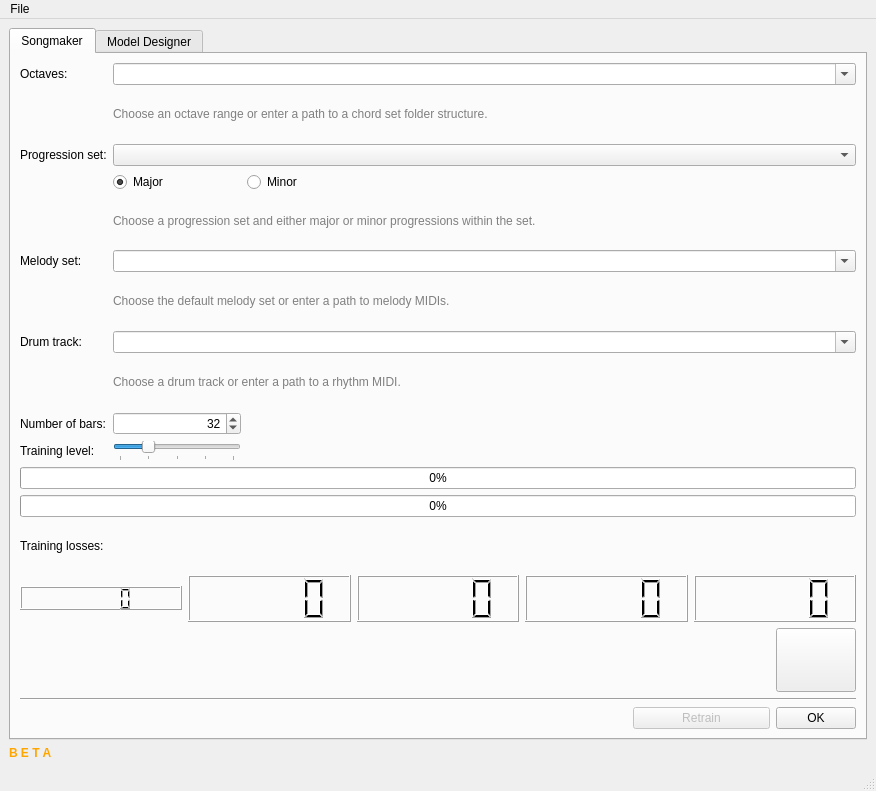
<?xml version="1.0" encoding="UTF-8"?>
<ui version="4.0">
 <class>SongMakerDialog</class>
 <widget class="QMainWindow" name="SongMakerDialog">
  <property name="geometry">
   <rect>
    <x>0</x>
    <y>0</y>
    <width>876</width>
    <height>791</height>
   </rect>
  </property>
  <property name="windowTitle">
   <string>AI Songmaker</string>
  </property>
  <widget class="QWidget" name="centralwidget">
   <layout class="QGridLayout" name="gridLayout_3" rowstretch="0,0">
    <item row="1" column="0">
     <widget class="QLabel" name="label_11">
      <property name="text">
       <string>&lt;font color=&quot;orange&quot;&gt;&lt;b&gt;B E T A&lt;/b&gt;&lt;/font&gt;</string>
      </property>
     </widget>
    </item>
    <item row="0" column="0">
     <widget class="QTabWidget" name="tabWidget">
      <property name="currentIndex">
       <number>0</number>
      </property>
      <widget class="QWidget" name="tab">
       <attribute name="title">
        <string>Songmaker</string>
       </attribute>
       <layout class="QGridLayout" name="gridLayout">
        <item row="0" column="0">
         <widget class="QLabel" name="label">
          <property name="text">
           <string>Octaves:</string>
          </property>
         </widget>
        </item>
        <item row="0" column="1" colspan="9">
         <widget class="QComboBox" name="octavesComboBox">
          <property name="editable">
           <bool>true</bool>
          </property>
         </widget>
        </item>
        <item row="1" column="1" colspan="5">
         <widget class="QLabel" name="label_3">
          <property name="text">
           <string>&lt;font color=&quot;gray&quot;&gt;Choose an octave range or enter a path to a chord set folder structure.&lt;/font&gt;</string>
          </property>
         </widget>
        </item>
        <item row="1" column="6" colspan="4">
         <spacer name="horizontalSpacer_5">
          <property name="orientation">
           <enum>Qt::Orientation::Horizontal</enum>
          </property>
          <property name="sizeHint" stdset="0">
           <size>
            <width>148</width>
            <height>20</height>
           </size>
          </property>
         </spacer>
        </item>
        <item row="2" column="0">
         <widget class="QLabel" name="label_7">
          <property name="text">
           <string>Progression set:</string>
          </property>
         </widget>
        </item>
        <item row="2" column="1" colspan="9">
         <widget class="QComboBox" name="progressionSetComboBox">
          <property name="editable">
           <bool>false</bool>
          </property>
         </widget>
        </item>
        <item row="3" column="1">
         <widget class="QRadioButton" name="majorRadioButton">
          <property name="text">
           <string>Major</string>
          </property>
          <property name="checked">
           <bool>true</bool>
          </property>
         </widget>
        </item>
        <item row="3" column="2">
         <widget class="QRadioButton" name="minorRadioButton">
          <property name="text">
           <string>Minor</string>
          </property>
         </widget>
        </item>
        <item row="3" column="3" colspan="4">
         <spacer name="horizontalSpacer_2">
          <property name="orientation">
           <enum>Qt::Orientation::Horizontal</enum>
          </property>
          <property name="sizeHint" stdset="0">
           <size>
            <width>281</width>
            <height>17</height>
           </size>
          </property>
         </spacer>
        </item>
        <item row="4" column="1" colspan="7">
         <widget class="QLabel" name="label_12">
          <property name="text">
           <string>&lt;font color=&quot;gray&quot;&gt;Choose a progression set and either major or minor progressions within the set.&lt;/font&gt;</string>
          </property>
         </widget>
        </item>
        <item row="4" column="8" colspan="2">
         <spacer name="horizontalSpacer_6">
          <property name="orientation">
           <enum>Qt::Orientation::Horizontal</enum>
          </property>
          <property name="sizeHint" stdset="0">
           <size>
            <width>107</width>
            <height>20</height>
           </size>
          </property>
         </spacer>
        </item>
        <item row="5" column="0">
         <widget class="QLabel" name="label_2">
          <property name="text">
           <string>Melody set:</string>
          </property>
         </widget>
        </item>
        <item row="5" column="1" colspan="9">
         <widget class="QComboBox" name="melodySetComboBox">
          <property name="editable">
           <bool>true</bool>
          </property>
         </widget>
        </item>
        <item row="6" column="1" colspan="4">
         <widget class="QLabel" name="label_8">
          <property name="text">
           <string>&lt;font color=&quot;gray&quot;&gt;Choose the default melody set or enter a path to melody MIDIs.&lt;/font&gt;</string>
          </property>
         </widget>
        </item>
        <item row="6" column="5" colspan="4">
         <spacer name="horizontalSpacer_7">
          <property name="orientation">
           <enum>Qt::Orientation::Horizontal</enum>
          </property>
          <property name="sizeHint" stdset="0">
           <size>
            <width>169</width>
            <height>20</height>
           </size>
          </property>
         </spacer>
        </item>
        <item row="7" column="0">
         <widget class="QLabel" name="label_4">
          <property name="text">
           <string>Drum track:</string>
          </property>
         </widget>
        </item>
        <item row="7" column="1" colspan="9">
         <widget class="QComboBox" name="drumTrackComboBox">
          <property name="editable">
           <bool>true</bool>
          </property>
         </widget>
        </item>
        <item row="8" column="1" colspan="3">
         <widget class="QLabel" name="label_5">
          <property name="text">
           <string>&lt;font color=&quot;gray&quot;&gt;Choose a drum track or enter a path to a rhythm MIDI.&lt;/font&gt;</string>
          </property>
         </widget>
        </item>
        <item row="8" column="4" colspan="6">
         <spacer name="horizontalSpacer_8">
          <property name="orientation">
           <enum>Qt::Orientation::Horizontal</enum>
          </property>
          <property name="sizeHint" stdset="0">
           <size>
            <width>318</width>
            <height>27</height>
           </size>
          </property>
         </spacer>
        </item>
        <item row="9" column="0">
         <widget class="QLabel" name="label_6">
          <property name="text">
           <string>Number of bars:</string>
          </property>
         </widget>
        </item>
        <item row="9" column="1">
         <widget class="QSpinBox" name="barsSpinBox">
          <property name="minimumSize">
           <size>
            <width>128</width>
            <height>0</height>
           </size>
          </property>
          <property name="maximumSize">
           <size>
            <width>128</width>
            <height>16777215</height>
           </size>
          </property>
          <property name="alignment">
           <set>Qt::AlignmentFlag::AlignRight|Qt::AlignmentFlag::AlignTrailing|Qt::AlignmentFlag::AlignVCenter</set>
          </property>
          <property name="minimum">
           <number>1</number>
          </property>
          <property name="value">
           <number>32</number>
          </property>
         </widget>
        </item>
        <item row="9" column="3" colspan="5">
         <spacer name="horizontalSpacer_3">
          <property name="orientation">
           <enum>Qt::Orientation::Horizontal</enum>
          </property>
          <property name="sizeHint" stdset="0">
           <size>
            <width>316</width>
            <height>17</height>
           </size>
          </property>
         </spacer>
        </item>
        <item row="10" column="0">
         <widget class="QLabel" name="label_10">
          <property name="text">
           <string>Training level:</string>
          </property>
         </widget>
        </item>
        <item row="10" column="1">
         <widget class="QSlider" name="trainingLevelSlider">
          <property name="minimumSize">
           <size>
            <width>128</width>
            <height>0</height>
           </size>
          </property>
          <property name="maximumSize">
           <size>
            <width>128</width>
            <height>16777215</height>
           </size>
          </property>
          <property name="minimum">
           <number>0</number>
          </property>
          <property name="maximum">
           <number>4</number>
          </property>
          <property name="value">
           <number>1</number>
          </property>
          <property name="orientation">
           <enum>Qt::Orientation::Horizontal</enum>
          </property>
          <property name="invertedAppearance">
           <bool>false</bool>
          </property>
          <property name="invertedControls">
           <bool>false</bool>
          </property>
          <property name="tickPosition">
           <enum>QSlider::TickPosition::TicksBelow</enum>
          </property>
         </widget>
        </item>
        <item row="10" column="3" colspan="6">
         <spacer name="horizontalSpacer_4">
          <property name="orientation">
           <enum>Qt::Orientation::Horizontal</enum>
          </property>
          <property name="sizeHint" stdset="0">
           <size>
            <width>348</width>
            <height>20</height>
           </size>
          </property>
         </spacer>
        </item>
        <item row="11" column="0" colspan="10">
         <widget class="QProgressBar" name="taskProgressBar">
          <property name="value">
           <number>0</number>
          </property>
         </widget>
        </item>
        <item row="12" column="0" colspan="10">
         <widget class="QProgressBar" name="totalProgressBar">
          <property name="value">
           <number>0</number>
          </property>
         </widget>
        </item>
        <item row="14" column="0" colspan="10">
         <layout class="QHBoxLayout" name="horizontalLayout" stretch="1,1,1,1,1">
          <item>
           <widget class="QLCDNumber" name="loss1LcdNumber">
            <property name="minimumSize">
             <size>
              <width>0</width>
              <height>24</height>
             </size>
            </property>
            <property name="maximumSize">
             <size>
              <width>16777215</width>
              <height>24</height>
             </size>
            </property>
           </widget>
          </item>
          <item>
           <widget class="QLCDNumber" name="loss2LcdNumber"/>
          </item>
          <item>
           <widget class="QLCDNumber" name="loss3LcdNumber"/>
          </item>
          <item>
           <widget class="QLCDNumber" name="loss4LcdNumber"/>
          </item>
          <item>
           <widget class="QLCDNumber" name="loss5LcdNumber"/>
          </item>
         </layout>
        </item>
        <item row="15" column="0" colspan="9">
         <spacer name="horizontalSpacer_10">
          <property name="orientation">
           <enum>Qt::Orientation::Horizontal</enum>
          </property>
          <property name="sizeHint" stdset="0">
           <size>
            <width>40</width>
            <height>20</height>
           </size>
          </property>
         </spacer>
        </item>
        <item row="15" column="9">
         <widget class="QPushButton" name="backendButton">
          <property name="minimumSize">
           <size>
            <width>64</width>
            <height>64</height>
           </size>
          </property>
          <property name="maximumSize">
           <size>
            <width>16777215</width>
            <height>64</height>
           </size>
          </property>
          <property name="text">
           <string/>
          </property>
         </widget>
        </item>
        <item row="16" column="0" colspan="10">
         <widget class="Line" name="line">
          <property name="orientation">
           <enum>Qt::Orientation::Horizontal</enum>
          </property>
         </widget>
        </item>
        <item row="17" column="0" colspan="4">
         <spacer name="horizontalSpacer">
          <property name="orientation">
           <enum>Qt::Orientation::Horizontal</enum>
          </property>
          <property name="sizeHint" stdset="0">
           <size>
            <width>427</width>
            <height>17</height>
           </size>
          </property>
         </spacer>
        </item>
        <item row="17" column="7" colspan="2">
         <widget class="QPushButton" name="retrainButton">
          <property name="enabled">
           <bool>false</bool>
          </property>
          <property name="text">
           <string>Retrain</string>
          </property>
          <property name="checkable">
           <bool>true</bool>
          </property>
         </widget>
        </item>
        <item row="17" column="9">
         <widget class="QPushButton" name="okPushButton">
          <property name="text">
           <string>OK</string>
          </property>
         </widget>
        </item>
        <item row="13" column="2" colspan="8">
         <spacer name="horizontalSpacer_9">
          <property name="orientation">
           <enum>Qt::Orientation::Horizontal</enum>
          </property>
          <property name="sizeHint" stdset="0">
           <size>
            <width>706</width>
            <height>20</height>
           </size>
          </property>
         </spacer>
        </item>
        <item row="13" column="0" colspan="2">
         <widget class="QLabel" name="label_9">
          <property name="text">
           <string>Training losses:</string>
          </property>
         </widget>
        </item>
       </layout>
      </widget>
      <widget class="QWidget" name="tab_2">
       <attribute name="title">
        <string>Model Designer</string>
       </attribute>
       <layout class="QGridLayout" name="gridLayout_2">
        <item row="0" column="0">
         <widget class="QTabWidget" name="tabWidget_2">
          <property name="currentIndex">
           <number>0</number>
          </property>
          <widget class="QWidget" name="tab_3">
           <attribute name="title">
            <string>Chords</string>
           </attribute>
           <layout class="QGridLayout" name="gridLayout_6">
            <item row="0" column="0">
             <widget class="ModelWidget" name="chordsModelWidget" native="true"/>
            </item>
           </layout>
          </widget>
          <widget class="QWidget" name="tab_4">
           <attribute name="title">
            <string>Phrases</string>
           </attribute>
           <layout class="QGridLayout" name="gridLayout_5">
            <item row="0" column="0">
             <widget class="ModelWidget" name="phrasesModelWidget" native="true"/>
            </item>
           </layout>
          </widget>
          <widget class="QWidget" name="tab_5">
           <attribute name="title">
            <string>Durations</string>
           </attribute>
           <layout class="QGridLayout" name="gridLayout_4">
            <item row="0" column="0">
             <widget class="ModelWidget" name="durationsModelWidget" native="true"/>
            </item>
           </layout>
          </widget>
         </widget>
        </item>
       </layout>
      </widget>
     </widget>
    </item>
   </layout>
  </widget>
  <widget class="QMenuBar" name="menubar">
   <property name="geometry">
    <rect>
     <x>0</x>
     <y>0</y>
     <width>876</width>
     <height>24</height>
    </rect>
   </property>
   <widget class="QMenu" name="menuFile">
    <property name="title">
     <string>File</string>
    </property>
    <addaction name="actionOpen"/>
    <addaction name="actionSave"/>
    <addaction name="separator"/>
    <addaction name="actionClear"/>
    <addaction name="separator"/>
    <addaction name="actionRandom"/>
    <addaction name="separator"/>
    <addaction name="actionClose"/>
   </widget>
   <addaction name="menuFile"/>
  </widget>
  <widget class="QStatusBar" name="statusbar"/>
  <action name="actionOpen">
   <property name="text">
    <string>&amp;Open model</string>
   </property>
  </action>
  <action name="actionSave">
   <property name="text">
    <string>&amp;Save model</string>
   </property>
  </action>
  <action name="action_Random">
   <property name="text">
    <string>&amp;Random</string>
   </property>
  </action>
  <action name="actionClear">
   <property name="text">
    <string>Cl&amp;ear model</string>
   </property>
  </action>
  <action name="actionRandom">
   <property name="text">
    <string>&amp;Random</string>
   </property>
  </action>
  <action name="actionClose">
   <property name="text">
    <string>&amp;Close</string>
   </property>
  </action>
 </widget>
 <customwidgets>
  <customwidget>
   <class>ModelWidget</class>
   <extends>QWidget</extends>
   <header>tools/songmaker/modelwidget.h</header>
   <container>1</container>
  </customwidget>
 </customwidgets>
 <resources/>
 <connections/>
</ui>
